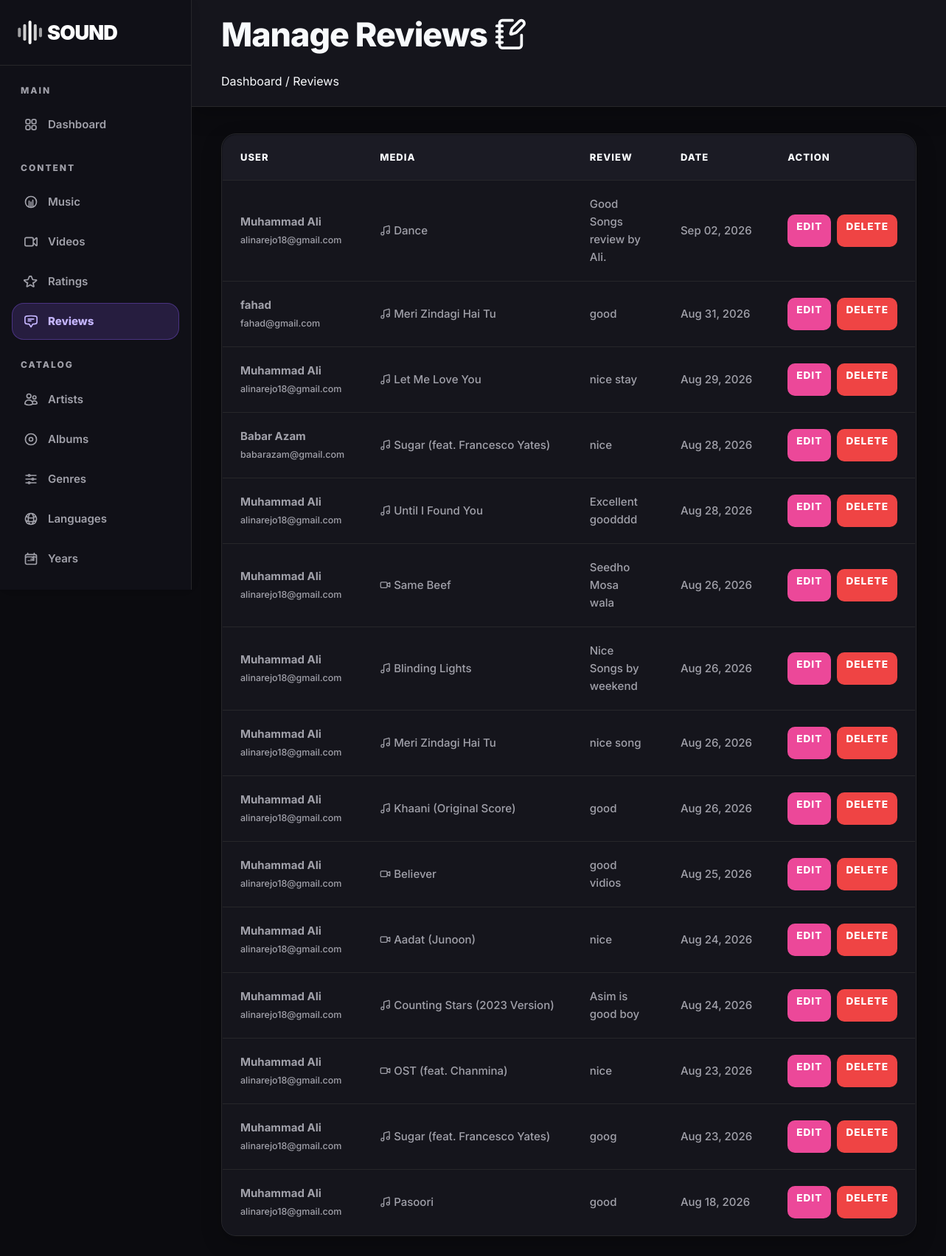
/admin/reviews/index.php (signed in), run on the app's committed database.
### tables this page shows
CREATE TABLE `reviews` (
  `id` int(11) NOT NULL,
  `user_id` int(11) NOT NULL,
  `music_id` int(11) DEFAULT NULL,
  `video_id` int(11) DEFAULT NULL,
  `review` text NOT NULL,
  `created_at` timestamp NOT NULL DEFAULT current_timestamp(),
  `updated_at` timestamp NOT NULL DEFAULT current_timestamp() ON UPDATE current_timestamp()
);

CREATE TABLE `users` (
  `id` int(11) NOT NULL,
  `user_id` varchar(50) NOT NULL,
  `name` varchar(100) NOT NULL,
  `address` varchar(255) NOT NULL,
  `phone` varchar(30) NOT NULL,
  `email` varchar(150) NOT NULL,
  `password` varchar(255) NOT NULL,
  `role` enum('admin','user') NOT NULL DEFAULT 'user',
  `created_at` timestamp NOT NULL DEFAULT current_timestamp(),
  `profile_image` varchar(255) DEFAULT NULL
);

CREATE TABLE `music` (
  `id` int(11) NOT NULL,
  `title` varchar(200) NOT NULL,
  `artist_id` int(11) DEFAULT NULL,
  `album_id` int(11) DEFAULT NULL,
  `year_id` int(11) DEFAULT NULL,
  `genre_id` int(11) DEFAULT NULL,
  `language_id` int(11) DEFAULT NULL,
  `description` text DEFAULT NULL,
  `image` varchar(255) DEFAULT NULL,
  `music_file` varchar(255) DEFAULT NULL,
  `is_new` tinyint(1) NOT NULL DEFAULT 1,
  `created_at` timestamp NOT NULL DEFAULT current_timestamp(),
  `source_track_id` varchar(50) DEFAULT NULL
);

CREATE TABLE `videos` (
  `id` int(11) NOT NULL,
  `title` varchar(200) NOT NULL,
  `artist_id` int(11) DEFAULT NULL,
  `album_id` int(11) DEFAULT NULL,
  `year_id` int(11) DEFAULT NULL,
  `genre_id` int(11) DEFAULT NULL,
  `language_id` int(11) DEFAULT NULL,
  `description` text DEFAULT NULL,
  `image` varchar(255) DEFAULT NULL,
  `video_file` varchar(255) DEFAULT NULL,
  `is_new` tinyint(1) NOT NULL DEFAULT 1,
  `created_at` timestamp NOT NULL DEFAULT current_timestamp()
);

### admin/reviews/index.php (the view, shortened to what this page needs)
<?php
require_once "../../config/db.php";
$query = "
    SELECT r.id, r.review, r.created_at,
           u.name AS user_name, u.email AS user_email,
           m.title AS music_title,
           v.title AS video_title
    FROM reviews r
    JOIN users u ON r.user_id = u.id
    LEFT JOIN music m ON r.music_id = m.id
    LEFT JOIN videos v ON r.video_id = v.id
    ORDER BY r.created_at DESC
";
$result = mysqli_query($conn, $query);
?>
<!DOCTYPE html>
<html lang="en">
<head>
    <link rel="stylesheet" href="../../assets/css/style.css?v=<?php echo time(); ?>">
    <link rel="stylesheet" href="../../assets/css/admin.css?v=<?php echo time(); ?>">
</head>
<body>
<div class="admin-layout">
    <?php
    include "../../includes/admin_header.php";
    ?>
    <main class="admin-main">
        <div class="admin-topbar">
            <div>
                <h1>Manage Reviews <i data-lucide="notebook-pen" class="icon-ui"></i></h1>
                <div class="breadcrumb"><a href="../dashboard.php">Dashboard</a> / Reviews</div>
            </div>
        </div>
        <div class="admin-content">
            <div class="table-container">
                <table class="data-table">
                    <thead>
                        <tr>
                            <th>User</th>
                            <th>Media</th>
                            <th>Review</th>
                            <th>Date</th>
                            <th>Action</th>
                        </tr>
                    </thead>
                    <tbody>
                    <?php if (mysqli_num_rows($result) > 0): ?>
                        <?php while ($row = mysqli_fetch_assoc($result)): ?>
                            <tr>
                                <td>
                                    <strong><?php echo htmlspecialchars($row['user_name']); ?></strong><br>
                                    <small style="color: var(--text-muted);"><?php echo htmlspecialchars($row['user_email']); ?></small>
                                </td>
                                <td style="white-space: nowrap;">
                                    <?php
                                    if ($row['music_title']) {
                                        echo '<i data-lucide="music" class="icon-ui"></i> ' . htmlspecialchars($row['music_title']);
                                    } elseif ($row['video_title']) {
                                        echo '<i data-lucide="video" class="icon-ui"></i> ' . htmlspecialchars($row['video_title']);
                                    } else {
                                        echo 'Deleted Media';
                                    }
                                    ?>
                                </td>
                                <td><?php echo nl2br(htmlspecialchars($row['review'])); ?></td>
                                <td style="white-space: nowrap;"><?php echo date('M d, Y', strtotime($row['created_at'])); ?></td>
                                <td style="white-space: nowrap;">
                                    <div style="display: flex; gap: 8px; align-items: center;">
                                        <a href="edit.php?id=<?php echo $row['id']; ?>" class="btn btn-sm" style="background: var(--accent-cyan); color: #fff; margin: 0; padding: 6px 12px; font-size: 0.85rem;">Edit</a>
                                        <a href="?delete=<?php echo $row['id']; ?>" class="btn btn-sm btn-danger" onclick="return confirm('Delete this review?');" style="margin: 0; padding: 6px 12px; font-size: 0.85rem;">Delete</a>
                                    </div>
                                </td>
                            </tr>
                        <?php endwhile; ?>
                    <?php else: ?>
                        <tr><td colspan="5" style="text-align: center; padding: 20px; color: #888;">No reviews found.</td></tr>
                    <?php endif; ?>
                    </tbody>
                </table>
            </div>
        </div>
    </main>
</div>
</body>
</html>

### data on the page
reviews: user.name "Muhammad Ali", user.email "alinarejo18@gmail.com", music.title "Dance", review "Good Songs review by Ali.", created_at "Sep 02, 2026"
reviews: user.name "fahad", user.email "fahad@gmail.com", music.title "Meri Zindagi Hai Tu", review "good", created_at "Aug 31, 2026"
reviews: user.name "Muhammad Ali", user.email "alinarejo18@gmail.com", music.title "Let Me Love You", review "nice stay", created_at "Aug 29, 2026"
reviews: user.name "Babar Azam", user.email "babarazam@gmail.com", music.title "Sugar (feat. Francesco Yates)", review "nice", created_at "Aug 28, 2026"
reviews: user.name "Muhammad Ali", user.email "alinarejo18@gmail.com", music.title "Until I Found You", review "Excellent goodddd", created_at "Aug 28, 2026"
reviews: user.name "Muhammad Ali", user.email "alinarejo18@gmail.com", video.title "Same Beef", review "Seedho Mosa wala", created_at "Aug 26, 2026"
reviews: user.name "Muhammad Ali", user.email "alinarejo18@gmail.com", music.title "Blinding Lights", review "Nice Songs by weekend", created_at "Aug 26, 2026"
reviews: user.name "Muhammad Ali", user.email "alinarejo18@gmail.com", music.title "Meri Zindagi Hai Tu", review "nice song", created_at "Aug 26, 2026"
reviews: user.name "Muhammad Ali", user.email "alinarejo18@gmail.com", music.title "Khaani (Original Score)", review "good", created_at "Aug 26, 2026"
reviews: user.name "Muhammad Ali", user.email "alinarejo18@gmail.com", video.title "Believer", review "good vidios", created_at "Aug 25, 2026"
reviews: user.name "Muhammad Ali", user.email "alinarejo18@gmail.com", video.title "Aadat (Junoon)", review "nice", created_at "Aug 24, 2026"
reviews: user.name "Muhammad Ali", user.email "alinarejo18@gmail.com", music.title "Counting Stars (2023 Version)", review "Asim is good boy", created_at "Aug 24, 2026"
reviews: user.name "Muhammad Ali", user.email "alinarejo18@gmail.com", video.title "OST (feat. Chanmina)", review "nice", created_at "Aug 23, 2026"
reviews: user.name "Muhammad Ali", user.email "alinarejo18@gmail.com", music.title "Sugar (feat. Francesco Yates)", review "goog", created_at "Aug 23, 2026"
reviews: user.name "Muhammad Ali", user.email "alinarejo18@gmail.com", music.title "Pasoori", review "good", created_at "Aug 18, 2026"
